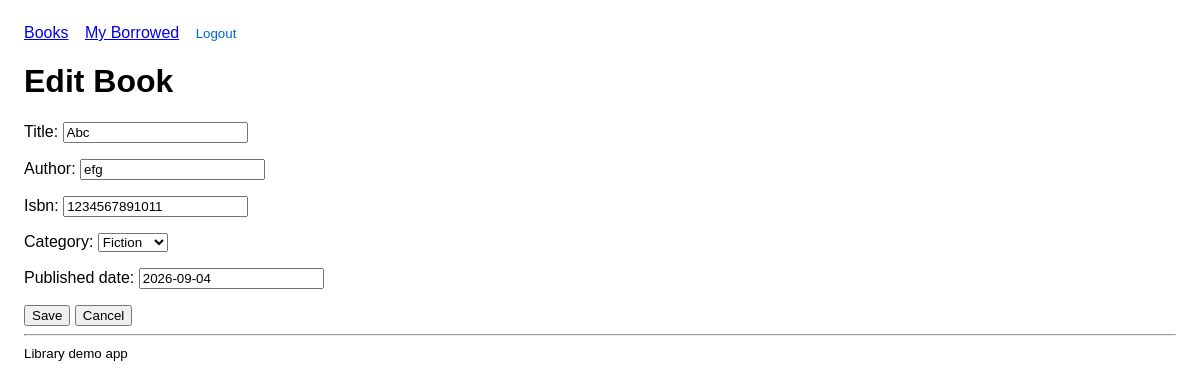
/books/13/edit/ (signed in), run on the app's committed database.
### books/models.py (models this page shows, shortened)
class Book(models.Model):
    title = models.CharField(max_length=200)
    author = models.CharField(max_length=150)
    isbn = models.CharField(max_length=13)
    category = models.ForeignKey(Category, on_delete=models.CASCADE)
    published_date = models.DateField()
    available = models.BooleanField(default=True)
    class Meta:
        ordering = ['title', 'author']

### books/views.py (the view)
# urls.py: path("<int:pk>/edit/", views.book_edit, name="book-edit"),
@login_required
@user_passes_test(lambda u: u.is_staff)
def book_edit(request, pk):
    book = get_object_or_404(Book, pk=pk)
    if request.method == "POST":
        form = BookForm(request.POST, instance=book)
        if form.is_valid():
            form.save()
            return redirect("book-detail", pk=book.pk)
    else:
        form = BookForm(instance=book)
    return render(
        request,
        "books/book-form.html",
        {
            "form": form,
            "book": book
        }
    )

### books/forms.py (shortened to what this page needs)
class BookForm(forms.ModelForm):
    class Meta:
        model = Book
        fields = [
            "title",
            "author",
            "isbn",
            "category",
            "published_date",
        ]

### books/models.py (called while the page is built)
    def __str__(self):
        return self.name

### books/templates/books/book-form.html (shortened to what this page needs)
{% extends 'base.html' %}
{% block content %}
    <h1>{% if book %}Edit Book{% else %}Add Book{% endif %}</h1>
    <form method="post">
        {{ form.as_p }}
        <button type="submit">Save</button>
        <a href="{% url 'book-list' %}"><button type="button">Cancel</button></a>
    </form>
{% endblock %}

### templates/base.html (style rules this page uses)
body { font-family: Arial, sans-serif; margin: 24px; }

### data on the page
Book: title "Abc", author "efg", isbn "1234567891011", category "Fiction", published_date "2026-09-04"
